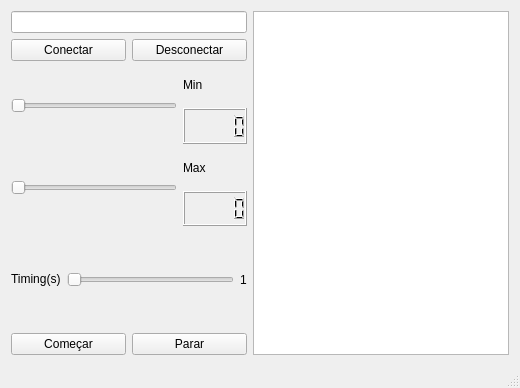
<?xml version="1.0" encoding="UTF-8"?>
<ui version="4.0">
 <class>MainWindow</class>
 <widget class="QMainWindow" name="MainWindow">
  <property name="geometry">
   <rect>
    <x>0</x>
    <y>0</y>
    <width>520</width>
    <height>388</height>
   </rect>
  </property>
  <property name="windowTitle">
   <string>MainWindow</string>
  </property>
  <widget class="QWidget" name="centralWidget">
   <layout class="QHBoxLayout" name="horizontalLayout_4">
    <item>
     <layout class="QVBoxLayout" name="verticalLayout" stretch="0,0,10,6,4">
      <item>
       <widget class="QLineEdit" name="ipEdit">
        <property name="font">
         <font>
          <pointsize>9</pointsize>
         </font>
        </property>
       </widget>
      </item>
      <item>
       <layout class="QHBoxLayout" name="horizontalLayout_2">
        <item>
         <widget class="QPushButton" name="conectarButton">
          <property name="font">
           <font>
            <pointsize>9</pointsize>
           </font>
          </property>
          <property name="text">
           <string>Conectar</string>
          </property>
         </widget>
        </item>
        <item>
         <widget class="QPushButton" name="desconectarButton">
          <property name="font">
           <font>
            <pointsize>9</pointsize>
           </font>
          </property>
          <property name="text">
           <string>Desconectar</string>
          </property>
         </widget>
        </item>
       </layout>
      </item>
      <item>
       <layout class="QGridLayout" name="gridLayout_2" rowstretch="0,0,0,0">
        <item row="0" column="0" rowspan="2">
         <widget class="QSlider" name="minSlider">
          <property name="orientation">
           <enum>Qt::Horizontal</enum>
          </property>
         </widget>
        </item>
        <item row="0" column="1">
         <widget class="QLabel" name="minlabel">
          <property name="sizePolicy">
           <sizepolicy hsizetype="Preferred" vsizetype="Preferred">
            <horstretch>0</horstretch>
            <verstretch>0</verstretch>
           </sizepolicy>
          </property>
          <property name="font">
           <font>
            <pointsize>9</pointsize>
           </font>
          </property>
          <property name="text">
           <string>Min</string>
          </property>
         </widget>
        </item>
        <item row="1" column="1">
         <widget class="QLCDNumber" name="minLcdNumber">
          <property name="sizePolicy">
           <sizepolicy hsizetype="Minimum" vsizetype="Minimum">
            <horstretch>0</horstretch>
            <verstretch>0</verstretch>
           </sizepolicy>
          </property>
         </widget>
        </item>
        <item row="2" column="0" rowspan="2">
         <widget class="QSlider" name="maxSlider">
          <property name="orientation">
           <enum>Qt::Horizontal</enum>
          </property>
         </widget>
        </item>
        <item row="2" column="1">
         <widget class="QLabel" name="maxLabel">
          <property name="sizePolicy">
           <sizepolicy hsizetype="Preferred" vsizetype="Preferred">
            <horstretch>0</horstretch>
            <verstretch>0</verstretch>
           </sizepolicy>
          </property>
          <property name="font">
           <font>
            <pointsize>9</pointsize>
           </font>
          </property>
          <property name="text">
           <string>Max</string>
          </property>
         </widget>
        </item>
        <item row="3" column="1">
         <widget class="QLCDNumber" name="maxLcdNumber">
          <property name="sizePolicy">
           <sizepolicy hsizetype="Minimum" vsizetype="Minimum">
            <horstretch>0</horstretch>
            <verstretch>0</verstretch>
           </sizepolicy>
          </property>
         </widget>
        </item>
       </layout>
      </item>
      <item>
       <layout class="QHBoxLayout" name="horizontalLayout_3">
        <item>
         <widget class="QLabel" name="label_3">
          <property name="sizePolicy">
           <sizepolicy hsizetype="Preferred" vsizetype="Maximum">
            <horstretch>0</horstretch>
            <verstretch>0</verstretch>
           </sizepolicy>
          </property>
          <property name="font">
           <font>
            <pointsize>9</pointsize>
           </font>
          </property>
          <property name="text">
           <string>Timing(s)</string>
          </property>
         </widget>
        </item>
        <item>
         <widget class="QSlider" name="timingSlider">
          <property name="minimum">
           <number>1</number>
          </property>
          <property name="maximum">
           <number>10</number>
          </property>
          <property name="orientation">
           <enum>Qt::Horizontal</enum>
          </property>
         </widget>
        </item>
        <item>
         <widget class="QLabel" name="timingLabel">
          <property name="font">
           <font>
            <pointsize>9</pointsize>
           </font>
          </property>
          <property name="text">
           <string>1</string>
          </property>
         </widget>
        </item>
       </layout>
      </item>
      <item>
       <layout class="QHBoxLayout" name="horizontalLayout" stretch="0,0">
        <property name="spacing">
         <number>6</number>
        </property>
        <item>
         <widget class="QPushButton" name="comecarButton">
          <property name="font">
           <font>
            <pointsize>9</pointsize>
           </font>
          </property>
          <property name="text">
           <string>Começar</string>
          </property>
         </widget>
        </item>
        <item>
         <widget class="QPushButton" name="pararButton">
          <property name="font">
           <font>
            <pointsize>9</pointsize>
           </font>
          </property>
          <property name="text">
           <string>Parar</string>
          </property>
         </widget>
        </item>
       </layout>
      </item>
     </layout>
    </item>
    <item>
     <widget class="QTextBrowser" name="logBrowser"/>
    </item>
   </layout>
  </widget>
  <widget class="QStatusBar" name="statusBar"/>
 </widget>
 <layoutdefault spacing="6" margin="11"/>
 <resources/>
 <connections>
  <connection>
   <sender>minSlider</sender>
   <signal>sliderMoved(int)</signal>
   <receiver>minLcdNumber</receiver>
   <slot>display(int)</slot>
   <hints>
    <hint type="sourcelabel">
     <x>110</x>
     <y>113</y>
    </hint>
    <hint type="destinationlabel">
     <x>246</x>
     <y>138</y>
    </hint>
   </hints>
  </connection>
  <connection>
   <sender>maxSlider</sender>
   <signal>sliderMoved(int)</signal>
   <receiver>maxLcdNumber</receiver>
   <slot>display(int)</slot>
   <hints>
    <hint type="sourcelabel">
     <x>110</x>
     <y>183</y>
    </hint>
    <hint type="destinationlabel">
     <x>246</x>
     <y>207</y>
    </hint>
   </hints>
  </connection>
  <connection>
   <sender>timingSlider</sender>
   <signal>valueChanged(int)</signal>
   <receiver>timingLabel</receiver>
   <slot>setNum(int)</slot>
   <hints>
    <hint type="sourcelabel">
     <x>128</x>
     <y>252</y>
    </hint>
    <hint type="destinationlabel">
     <x>244</x>
     <y>263</y>
    </hint>
   </hints>
  </connection>
 </connections>
</ui>
